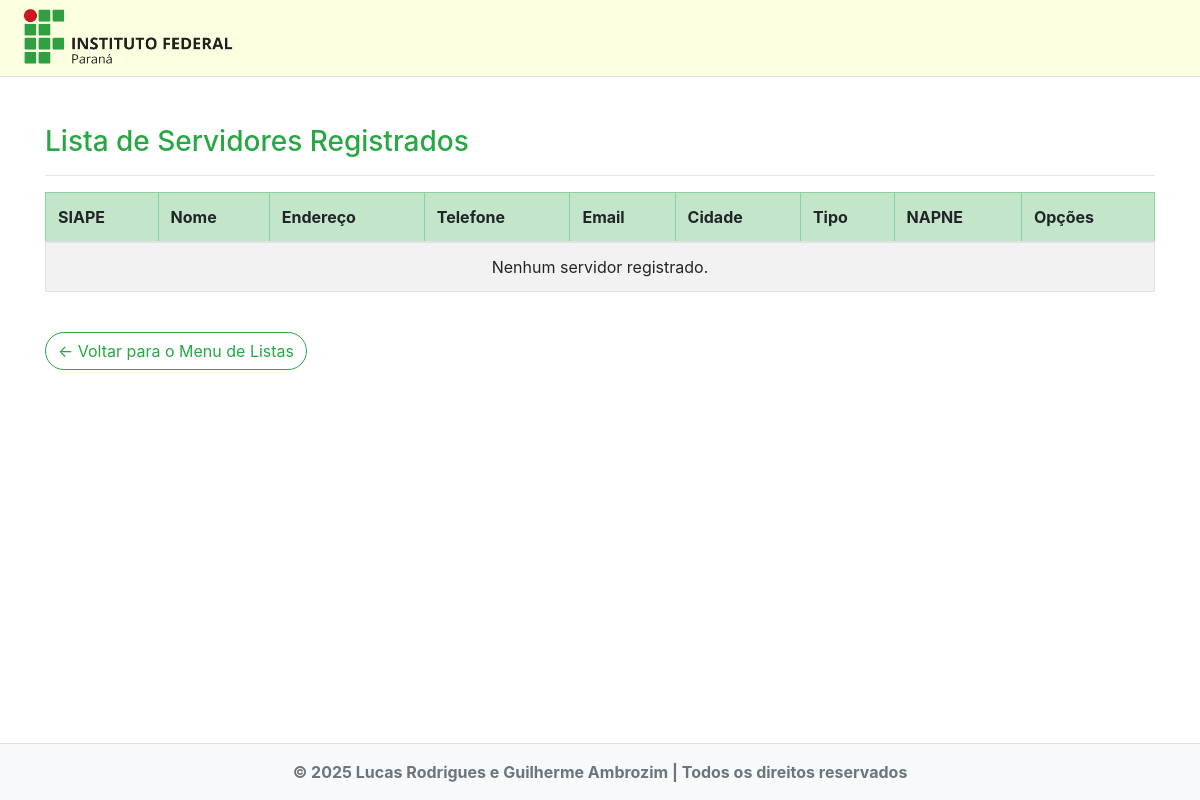
/listar/servidor/, run on an earlier commit of the app's database.
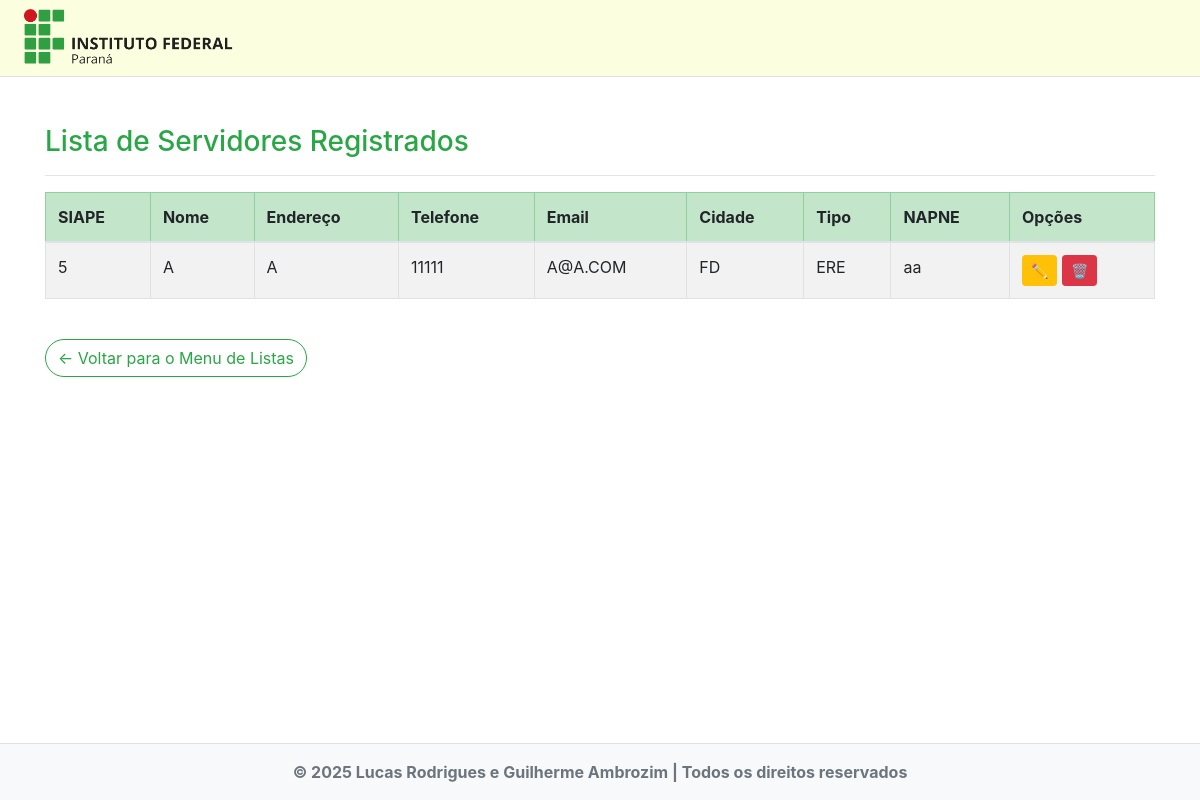
And on a later commit of the database.
### paginas/models.py (models this page shows, shortened)
class Servidor(models.Model):
    usuario = models.OneToOneField(User, on_delete=models.CASCADE, related_name='servidor', null=True, blank=True)
    siape = models.PositiveIntegerField(unique=True, verbose_name="SIAPE")
    nome = models.CharField(max_length=100, verbose_name="Nome")
    endereco = models.CharField(max_length=200, verbose_name="Endereço")
    fone = models.CharField(max_length=15, verbose_name="Telefone")
    email = models.EmailField(verbose_name="E-mail")
    cidade = models.CharField(max_length=100, verbose_name="Cidade")
    tipo = models.CharField(max_length=50, verbose_name="Tipo")
    napne = models.ForeignKey(Napne, on_delete=models.CASCADE, verbose_name="NAPNE")

class Napne(models.Model):
    data_criacao = models.DateField(verbose_name="Data de Criação")
    descricao = models.CharField(max_length=250, verbose_name="Descrição")

### paginas/views.py (the view)
# urls.py: path('listar/servidor/', ServidorList.as_view(), name="listar-servidor")
class ServidorList(ListView):
  template_name = "paginas/listas/servidor.html"
  model = Servidor

### paginas/templates/paginas/listas/servidor.html
{% extends "paginas/modelo.html" %}
{% load static %}
{% block conteudo %}
<h3 class="text-success mb-3">Lista de Servidores Registrados</h3>
<hr>
<div class="table-responsive">
    <table class="table table-striped table-bordered align-middle">
        <thead class="table-success">
            <tr>
                <th>SIAPE</th>
                <th>Nome</th>
                <th>Endereço</th>
                <th>Telefone</th>
                <th>Email</th>
                <th>Cidade</th>
                <th>Tipo</th>
                <th>NAPNE</th>
                <th>Opções</th>
            </tr>
        </thead>
        <tbody>
            {% for servidor in object_list %}
            <tr>
                <td>{{ servidor.siape }}</td>
                <td>{{ servidor.nome }}</td>
                <td>{{ servidor.endereco }}</td>
                <td>{{ servidor.fone }}</td>
                <td>{{ servidor.email }}</td>
                <td>{{ servidor.cidade }}</td>
                <td>{{ servidor.tipo }}</td>
                <td>{{ servidor.napne.descricao }}</td>
                <td>
                    <a href="{% url 'editar-servidor' servidor.pk %}" class="btn btn-warning btn-sm me-1">✏️</a>
                    <a href="{% url 'excluir-servidor' servidor.pk %}" class="btn btn-danger btn-sm">🗑️</a>
                </td>
            </tr>
            {% empty %}
            <tr>
                <td colspan="9" class="text-center fst-italic">Nenhum servidor registrado.</td>
            </tr>
            {% endfor %}
        </tbody>
    </table>
</div>
<a href="{% url 'menu-listas' %}" class="btn btn-outline-success rounded-pill mt-4">
    &larr; Voltar para o Menu de Listas
</a>
{% endblock %}

What changed in the data, as far as the page shows it:
added Servidor: siape "5", nome "A", endereco "A", fone "11111", email "A@A.COM", cidade "FD", tipo "ERE", napne.descricao "aa"
Also different on the page:
text no longer shown: "Nenhum servidor registrado."
